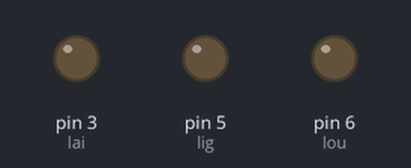
This sketch was run on a simulated Arduino Uno, built with avr-gcc and run on an emulated ATmega328P. Shown: output pins drawn as LEDs (lit = HIGH).

Above: at 0.05 s.
At 0.4 s:
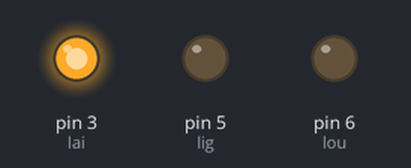
At 0.75 s:
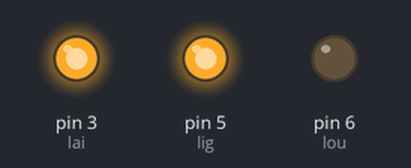
At 0.9 s:
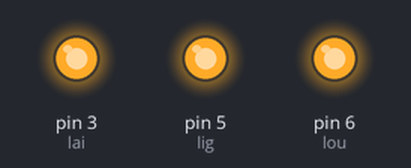
At 1.1 s:
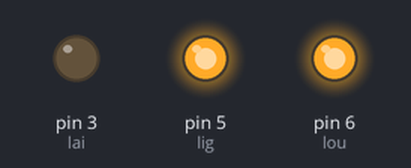
At 1.5 s:
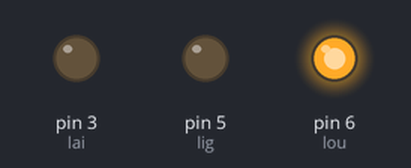
Timing chart, 0 to 3.6 s (numbered marks = the images above):
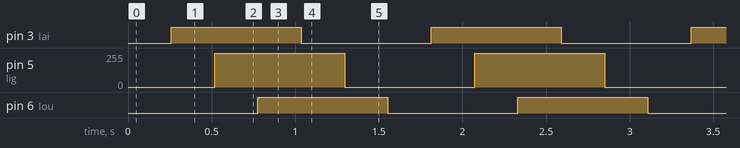

The sketch:

sketch_oct23b.ino
```cpp
int lai = 3;
int lig = 5;
int lou = 6;
int x;

void setup() {

  pinMode (lai, OUTPUT);
  pinMode (lig, OUTPUT);

}

void loop() {

  for (x = 0; x < 256; x++) {
    analogWrite(lai, x);
    delay (1);
  }
  for (x = 0; x < 256; x++) {
    analogWrite(lig, x);
    delay(1);
  }
  for (x = 0; x < 256; x++) {
    analogWrite(lou, x);
    delay(1);
  }

  for (x = 255; x > -1; x--) {
    analogWrite(lai, x);
    delay(1);
  }
  for (x = 255; x > -1; x--) {
    analogWrite(lig, x);
    delay(1);
  }
  for (x = 255; x > -1; x--) {
    analogWrite(lou, x);
    delay(1);
  }
}
```

Measured:
- by itself, pin 3 (lai), pin 6 (lou): alternates HIGH for 0.78 s and LOW for 0.78 s
- by itself, pin 5 (lig): alternates 255/255 for 0.78 s and 0/255 for 0.78 s
